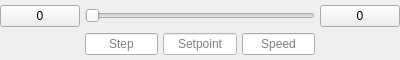
<?xml version="1.0" encoding="UTF-8"?>
<ui version="4.0">
 <class>AxisControlWidget</class>
 <widget class="QWidget" name="AxisControlWidget">
  <property name="geometry">
   <rect>
    <x>0</x>
    <y>0</y>
    <width>400</width>
    <height>60</height>
   </rect>
  </property>
  <property name="minimumSize">
   <size>
    <width>0</width>
    <height>56</height>
   </size>
  </property>
  <layout class="QGridLayout" name="gridLayout">
   <property name="leftMargin">
    <number>0</number>
   </property>
   <property name="topMargin">
    <number>2</number>
   </property>
   <property name="rightMargin">
    <number>0</number>
   </property>
   <property name="bottomMargin">
    <number>2</number>
   </property>
   <property name="horizontalSpacing">
    <number>5</number>
   </property>
   <property name="verticalSpacing">
    <number>3</number>
   </property>
   <item row="0" column="0">
    <widget class="QPushButton" name="inputMin">
     <property name="maximumWidth">
      <number>70</number>
     </property>
     <property name="cursor">
      <cursorShape>PointingHandCursor</cursorShape>
     </property>
     <property name="toolTip">
      <string>Click to move to Minimum Limit</string>
     </property>
     <property name="text">
      <string>0</string>
     </property>
    </widget>
   </item>
   <item row="0" column="1">
    <widget class="QSlider" name="slider">
     <property name="orientation">
      <enum>Qt::Horizontal</enum>
     </property>
    </widget>
   </item>
   <item row="0" column="2">
    <widget class="QPushButton" name="inputMax">
     <property name="maximumWidth">
      <number>70</number>
     </property>
     <property name="cursor">
      <cursorShape>PointingHandCursor</cursorShape>
     </property>
     <property name="toolTip">
      <string>Click to move to Maximum Limit</string>
     </property>
     <property name="text">
      <string>0</string>
     </property>
    </widget>
   </item>
   <item row="1" column="1">
    <layout class="QHBoxLayout" name="horizontalLayout_Setpoint">
     <property name="spacing">
      <number>5</number>
     </property>
     <item>
      <widget class="QLineEdit" name="inputStepSize">
       <property name="maximumWidth">
        <number>60</number>
       </property>
       <property name="alignment">
        <set>Qt::AlignCenter</set>
       </property>
       <property name="placeholderText">
        <string>Step</string>
       </property>
      </widget>
     </item>
     <item>
      <widget class="QLineEdit" name="inputSetpoint">
       <property name="maximumWidth">
        <number>80</number>
       </property>
       <property name="alignment">
        <set>Qt::AlignCenter</set>
       </property>
       <property name="placeholderText">
        <string>Setpoint</string>
       </property>
       <property name="styleSheet">
        <string>QLineEdit { background-color: white; color: black; }</string>
       </property>
      </widget>
     </item>
     <item>
      <widget class="QLineEdit" name="inputSpeed">
       <property name="maximumWidth">
        <number>60</number>
       </property>
       <property name="alignment">
        <set>Qt::AlignCenter</set>
       </property>
       <property name="placeholderText">
        <string>Speed</string>
       </property>
      </widget>
     </item>
    </layout>
   </item>
  </layout>
 </widget>
 <resources/>
 <connections/>
</ui>
